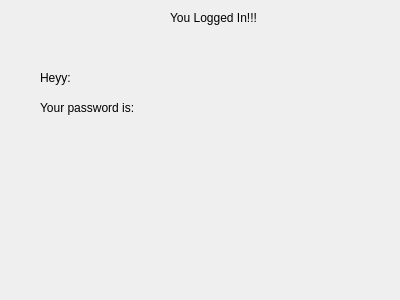
<?xml version="1.0" encoding="UTF-8"?>
<ui version="4.0">
 <class>LoginDialog</class>
 <widget class="QDialog" name="LoginDialog">
  <property name="geometry">
   <rect>
    <x>0</x>
    <y>0</y>
    <width>400</width>
    <height>300</height>
   </rect>
  </property>
  <property name="windowTitle">
   <string>Dialog</string>
  </property>
  <widget class="QLabel" name="lblUsername">
   <property name="geometry">
    <rect>
     <x>40</x>
     <y>70</y>
     <width>351</width>
     <height>16</height>
    </rect>
   </property>
   <property name="text">
    <string>Heyy: </string>
   </property>
  </widget>
  <widget class="QLabel" name="lblPassword">
   <property name="geometry">
    <rect>
     <x>40</x>
     <y>100</y>
     <width>351</width>
     <height>16</height>
    </rect>
   </property>
   <property name="text">
    <string>Your password is: </string>
   </property>
  </widget>
  <widget class="QLabel" name="lblTitle">
   <property name="geometry">
    <rect>
     <x>170</x>
     <y>10</y>
     <width>91</width>
     <height>16</height>
    </rect>
   </property>
   <property name="text">
    <string>You Logged In!!!</string>
   </property>
  </widget>
 </widget>
 <resources/>
 <connections/>
</ui>
